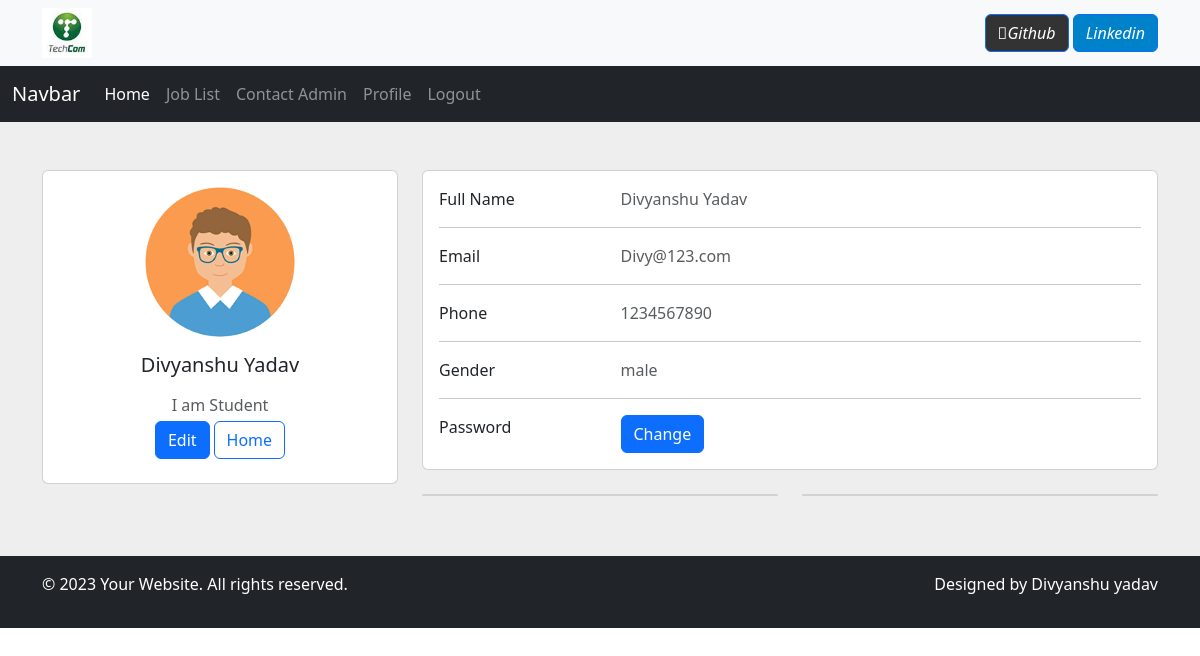
/user_profile (signed in), run on the app's committed database.
### user/models.py (models this page shows, shortened)
class StudentUser(models.Model):
    user=models.ForeignKey(User,on_delete=models.CASCADE)
    mobile= models.CharField(max_length=15,null=True)
    image= models.FileField(null=True)
    gender= models.CharField(max_length=10, null=True)
    type = models.CharField(max_length=15)

### user/views.py (the view)
# urls.py: path('user_profile', user_profile, name="user_profile"),
@login_required(login_url='user_login')
def user_profile(request):
    user1= request.user
    student= StudentUser.objects.get(user=user1)
    data={'student':student,}
    return render(request,"user_profile.html",data)

### user/templates/user_profile.html (shortened to what this page needs)
{% load static %}
{% block body %}
{% include 'user_header.html' %}
  <section style="background-color: #eee;">
    <div class="container py-5">
      <div class="row">
        <div class="col-lg-4">
          <div class="card mb-4">
            <div class="card-body text-center">
              <img src="{{student.image.url}}" alt="avatar"
                class="rounded-circle img-fluid" style="width: 150px; height:150px">
              <h5 class="my-3"> {{request.user.first_name}} {{request.user.last_name}}</h5>
              <p class="text-muted mb-1"> I am {{student.type}}</p>
              <div class="d-flex justify-content-center mb-2">
                <a href="{% url 'user_edit_profile' %}"><button type="button" class="btn btn-primary">Edit</button></a>
                  <a href="{% url 'user_home' %}"><button type="button" class="btn btn-outline-primary ms-1">Home</button></a>
              </div>
            </div>
          </div>
        </div>
        <div class="col-lg-8">
          <div class="card mb-4">
            <div class="card-body">
              <div class="row">
                <div class="col-sm-3">
                  <p class="mb-0">Full Name</p>
                </div>
                <div class="col-sm-9">
                  <p class="text-muted mb-0">{{request.user.first_name}} {{request.user.last_name}}</p>
                </div>
              </div>
              <hr>
              <div class="row">
                <div class="col-sm-3">
                  <p class="mb-0">Email</p>
                </div>
                <div class="col-sm-9">
                  <p class="text-muted mb-0">{{request.user.username}}</p>
                </div>
              </div>
              <hr>
              <div class="row">
                <div class="col-sm-3">
                  <p class="mb-0">Phone</p>
                </div>
                <div class="col-sm-9">
                  <p class="text-muted mb-0">{{student.mobile}}</p>
                </div>
              </div>
              <hr>
              <div class="row">
                <div class="col-sm-3">
                  <p class="mb-0">Gender</p>
                </div>
                <div class="col-sm-9">
                  <p class="text-muted mb-0">{{student.gender}}</p>
                </div>
              </div>
              <hr>
              <div class="row">
                <div class="col-sm-3">
                  <p class="mb-0">Password</p>
                </div>
                <div class="col-sm-9">
                  <a href="{% url 'user_change_password' %}"><p class="text-muted mb-0"><button type="button" class="btn btn-primary">Change</button></p></a>
                </div>
              </div>
            </div>
          </div>
          <div class="row">
            <div class="col-md-6">
              <div class="card mb-4 mb-md-0">
              </div>
            </div>
            <div class="col-md-6">
              <div class="card mb-4 mb-md-0">
              </div>
            </div>
          </div>
        </div>
      </div>
    </div>
  </section>
{% include 'footer.html' %}
{% endblock  %}

### data on the page
StudentUser: image (picture), type "Student", mobile "1234567890", gender "male"

### other printed values
{{ request.user.first_name }} "Divyanshu"
{{ request.user.last_name }} "Yadav"
{{ request.user.username }} "Divy@123.com"
